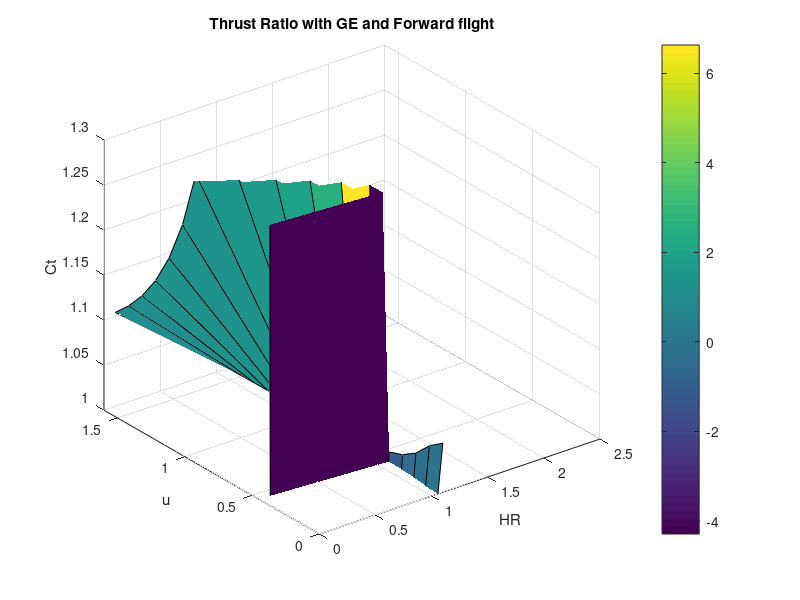
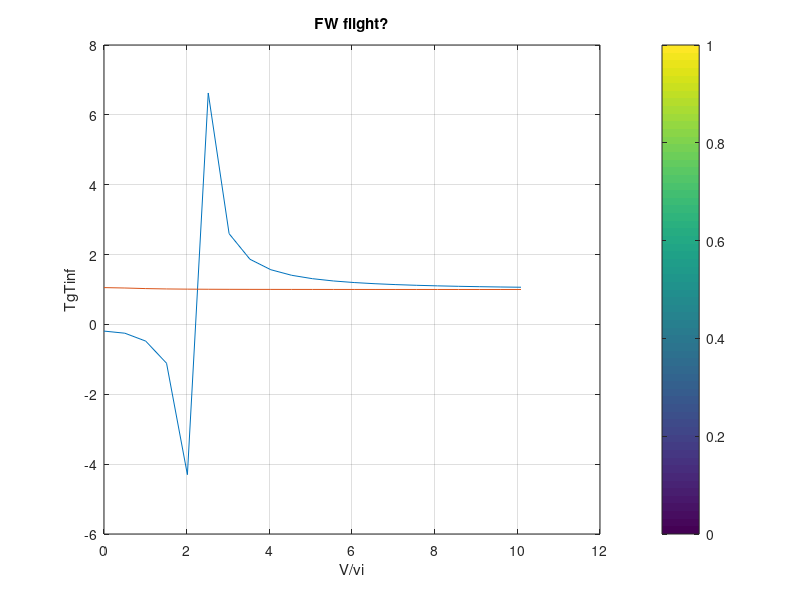

Here is the MATLAB script that generated these plots, in order:
%==========================================================================
% Jeremy Browne
% 12/18/19
% Looking at Curtis1984 paper on forward flight of a Helicopter blade IGE.
% 
% I also attempted to modify Gina's coeffitcent of thrust ratio equation to
% include the advance ratio for forward flight
%==========================================================================

close all; clear; clc;

R = 2/2;              % Prop blade radius - meters
D = 2*R;                % prop blade diameter - meters
z = 0.1:1:(2*R);        % range of heights for height ratio - meters
HR = z/R;              % height ratio using the prop radius

M = 2540;
g = 9.81;               % acceleration of gravity - m/s^2

T = (M*g);             % Propeller thrust - Newtons 
A = pi*R^2;              % Area of the propeller - m^2
rho = 1.225;               % density of air - kg/m^3
vi =  sqrt(T/(2*rho*A)); % induced velocity = velocity to hover

Omega = 287;    % for helicopter

lam = vi/(Omega*R);       % induced velocity at the rotor - vi/(RPM*R) - m/s   
u = 0:0.1:2;             % range of advance ratios
v_free = Omega*R*u;      % free stream velocity - m/s
                         % 523 is 5000 RPM converted to Rad/s
                         
% Coefficents for curve fit
A2 = [0.3101, -3.685, 1.001, -0.002];
c = [1, -1.6];

% Thrust output for forward flight Cheeseman1955
% FWratio =  [ 0    0.4  0.8  1.2  1.6  2.0  ];
% FWTratio = [ 1.31 1.26 1.16 1.08 1.04 1.005];  

% Thrust output for forward flight Cheeseman1955
FWratio =  [ 0   0.2 0.4  0.8  1.2  1.6  2.0  ]; % forward velocity
FWTratio = [ 1.31 1.26 1.16 1.08 1.04 1.005]; % thrust genearation
    
n = 10;
a = 1;
bldLoadNorm = 5;
Ct_bldLoad = 0.0589;

FWrange = v_free/vi;                         


for i = 1:length(z)
  
   for j = 1:length(u)
    % Coefficent of thrust in forward flight includeing GE - From Literature
    ctGEFW(i, j) = 1.00 / (1.00 - ( ( R / (4.00*z(i)) )^2.00 / (1.00 + ( u(j) / lam )^2.00)) );
%      ctGEFW(i, j) = 1.00 / (1.00 - ( (1/16)*(R /z(i))^2.00 * 1 / (1.00 + ( v_free(j) / vi )^2.00)) );

    % Thrust output for forward flight Cheeseman1955
    TgTinf(i,j) = 1 + (0.25*n*a*sqrt(0.12)) / ( sqrt(Ct_bldLoad)) * [ 1 / ( 16*(0.5)^2*(1 + (u(j))^2.00)) ] ;
    
   end
    
    
end


figure
% hold on;
x = HR;
y = u;
z = ctGEFW;

surf(x, y, z')
% surf(x, y, z2)
xlabel('HR'); ylabel('u'); zlabel('Ct');
xlim([0 2.5]); ylim([0 1.6]); zlim([1 1.3]);
% hold off; 
grid on; 
title('Thrust Ratio with GE and Forward flight')
colorbar;

figure
x = FWrange;
y = ctGEFW;
plot(x, y)
xlabel('V/vi'); ylabel('TgTinf');
grid;
% ylim([1.0, 1.3]); xlim([0, 2]);
title('FW flight?')
colorbar;

